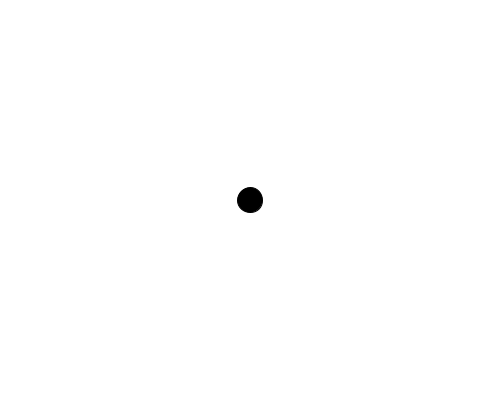
Frame 1 (no input)
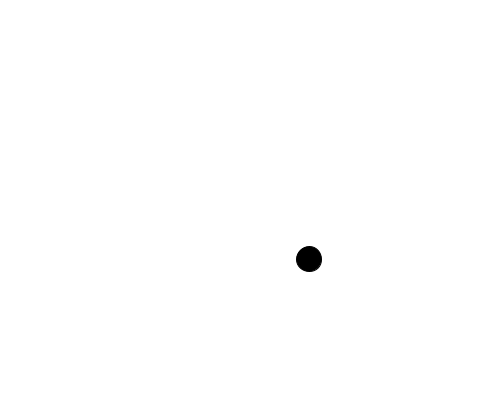
Frame 60 (the mouse pressed at the canvas centre just before this capture)
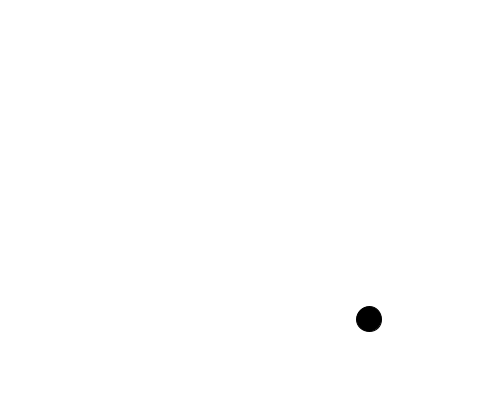
Frame 120 (the mouse held since frame 60 and released just before this capture)

The Processing sketch that drew these frames (run headless with seeded random() and noise(); from frame 60 on, the mouse is pressed at the canvas centre):

// Processing sketch: kode_bold
// ── kode_bold.pde
float x = width/2;
float y = height/2;

boolean right = true;
boolean up = true;

void setup() {

  size(500, 400);
  x = width/2;
  y = height/2;
}


void draw() {
  background(255);
  fill(0);
  ellipse(x, y, 25, 25);


  if (right == true) {
    x++;
    if (x == width-12)
      right=false;
  }

  if (right == false) {
    x--;
    if (x == 12)
      right=true;
  }


  if (up == true) {
    y++;
    if (y == height-12)
      up=false;
  }


  if (up == false) {
    y--;
    if (y == 12)
      up=true;
  }
}




/*void keyPressed()
 {
 println(key);
 
 if (key == 'a') {
 right=false;
 }
 
 
 if (key == 'd') {
 right=true;
 }
 
 if (key == 'w') {
 up=false;
 }
 
 
 if (key == 's') {
 up=true;
 }
 */
